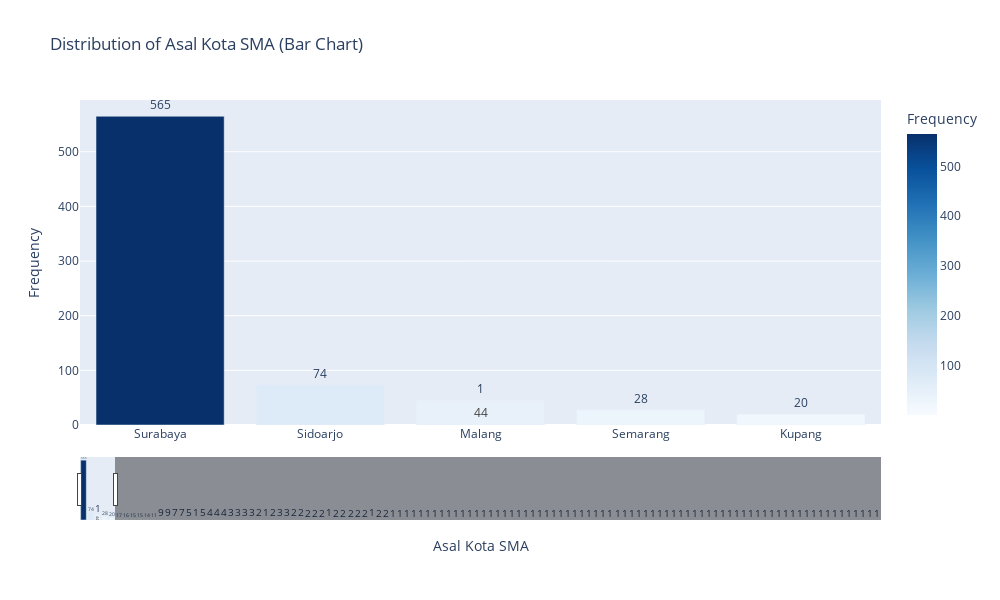

Notebook cell for this chart:
### Markdown cell above
### Distribusi Asal Kota SMA

### Code cell
plot_vertical_bar(demografi_df, "Asal Kota SMA")

### Figure 1 — Plotly figure (JSON) as saved in the notebook; plotly's stock layout.template omitted (floating-point values rounded to 4 significant figures)
{"data": [{"hovertemplate": "Asal Kota SMA=%{x}<br>Frequency=%{marker.color}<extra></extra>", "legendgroup": "", "marker": {"color": [565, 74, 44, 28, 20, 17, 16, 15, 15, 14, 11, 9, 9, 7, 7, 5, 5, 5, 4, 4, 4, 3, 3, 3, 3, 3, 3, 3, 3, 3, 3, 2, 2, 2, 2, 2, 2, 2, 2, 2, 2, 2, 2, 2, 2, 2, 2, 2, 1, 1, 1, 1, 1, 1, 1, 1, 1, 1, 1, 1, 1, 1, 1, 1, 1, 1, 1, 1, 1, 1, 1, 1, 1, 1, 1, 1, 1, 1, 1, 1, 1, 1, 1, 1, 1, 1, 1, 1, 1, 1, 1, 1, 1, 1, 1, 1, 1, 1, 1, 1, 1, 1, 1, 1, 1, 1, 1, 1, 1, 1, 1, 1, 1, 1, 1, 1, 1, 1, 1, 1, 1, 1, 1], "coloraxis": "coloraxis", "pattern": {"shape": ""}}, "name": "", "orientation": "v", "showlegend": false, "text": [565.0, 74.0, 44.0, 28.0, 20.0, 17.0, 16.0, 15.0, 15.0, 14.0, 11.0, 9.0, 9.0, 7.0, 7.0, 5.0, 5.0, 5.0, 4.0, 4.0, 4.0, 3.0, 3.0, 3.0, 3.0, 3.0, 3.0, 3.0, 3.0, 3.0, 3.0, 2.0, 2.0, 2.0, 2.0, 2.0, 2.0, 2.0, 2.0, 2.0, 2.0, 2.0, 2.0, 2.0, 2.0, 2.0, 2.0, 2.0, 1.0, 1.0, 1.0, 1.0, 1.0, 1.0, 1.0, 1.0, 1.0, 1.0, 1.0, 1.0, 1.0, 1.0, 1.0, 1.0, 1.0, 1.0, 1.0, 1.0, 1.0, 1.0, 1.0, 1.0, 1.0, 1.0, 1.0, 1.0, 1.0, 1.0, 1.0, 1.0, 1.0, 1.0, 1.0, 1.0, 1.0, 1.0, 1.0, 1.0, 1.0, 1.0, 1.0, 1.0, 1.0, 1.0, 1.0, 1.0, 1.0, 1.0, 1.0, 1.0, 1.0, 1.0, 1.0, 1.0, 1.0, 1.0, 1.0, 1.0, 1.0, 1.0, 1.0, 1.0, 1.0, 1.0, 1.0, 1.0, 1.0, 1.0, 1.0, 1.0, 1.0, 1.0, 1.0], "textposition": "outside", "type": "bar", "x": ["Surabaya", "Sidoarjo", "Malang", "Semarang", "Kupang", "Makassar", "Kediri", "Samarinda", "Jember", "Mojokerto", "Balikpapan", "Tarakan", "Denpasar", "Sorong", "Bali", "Maluku", "Solo", "Banyuwangi", "Ende", "Palangka Raya", "Madiun", "Mataram", "Surakarta", "Palu", "Jombang", "Gorontalo", "Jakarta", "Manokwari", "Not from Indonesia", "Bekasi", "Manado", "Manado", "Blitar", "Palembang", "Malinau", "Gresik", "Tulungagung", "Yogyakarta", "Ambon", "bali", "Luwuk", "Manokwari", "Gorontalo", "Banjarmasin", "Waikabubak", "Medan", "Blitar", "Lombok", "SUMBERLAWANG", "MALANG", "Timika, Papua", "Rantepao", "Pekanbaru", "Tanjungpinang", "malam", "Kupang (NTT)", "Sumbawa", "Sekadau", "Nanga Bulik", "Singaraja", "SMA Atambua", "lumajang", "BANJARMASIN", "Lumajang", "Bokondini", "Waikabubak", "SUKOHARJO", "Mataram, Lombok", "Probolinggo", "Malang", "Pare", "Kendari", "Lamongan", "SUMBAWA", "Gunungsitoli Idanoi", "Batam", "Tanjung selor", "probolinggo", "Sumba Barat", "PONTIANAK", "Tanggerang", "Batang Tarang", "Palopo", "Mimika", "Pematangsiantar", "Saparua kota", "Maha Bodhi", "Airmadidi", "Melawi, Kalimantan<br>Barat", "Solo", "Soe", "Jakarta", "Kraksaan — Kabupaten<br>Probolinggo", "Melawi", "Pasuruan", "Toraja", "Sumbawa Besar", "Pulau Burung", "Gido", "Kabupaten Nias", "Waingapu", "Kalimantan Utara<br>(Tanjung Selor)", "Pati", "Kudus", "Pontianak", "Bojonegoro", "Magelang", "Lampung", "Tulungagung", "SMA GKST 1 TENTENA", "denpasar", "badung", "Bangil", "Bondowoso", "Bandung", "Berau", "Boawae", "medan", "malang", "Sumba Barat daya", "Poso", "Tambolaka", "Tanjung Selor"], "xaxis": "x", "y": [565, 74, 44, 28, 20, 17, 16, 15, 15, 14, 11, 9, 9, 7, 7, 5, 5, 5, 4, 4, 4, 3, 3, 3, 3, 3, 3, 3, 3, 3, 3, 2, 2, 2, 2, 2, 2, 2, 2, 2, 2, 2, 2, 2, 2, 2, 2, 2, 1, 1, 1, 1, 1, 1, 1, 1, 1, 1, 1, 1, 1, 1, 1, 1, 1, 1, 1, 1, 1, 1, 1, 1, 1, 1, 1, 1, 1, 1, 1, 1, 1, 1, 1, 1, 1, 1, 1, 1, 1, 1, 1, 1, 1, 1, 1, 1, 1, 1, 1, 1, 1, 1, 1, 1, 1, 1, 1, 1, 1, 1, 1, 1, 1, 1, 1, 1, 1, 1, 1, 1, 1, 1, 1], "yaxis": "y"}], "layout": {"barmode": "relative", "coloraxis": {"colorbar": {"title": {"text": "Frequency"}}, "colorscale": [[0, "rgb(247,251,255)"], [0.125, "rgb(222,235,247)"], [0.25, "rgb(198,219,239)"], [0.375, "rgb(158,202,225)"], [0.5, "rgb(107,174,214)"], [0.625, "rgb(66,146,198)"], [0.75, "rgb(33,113,181)"], [0.875, "rgb(8,81,156)"], [1, "rgb(8,48,107)"]]}, "height": 600, "legend": {"tracegroupgap": 0}, "title": {"text": "Distribution of Asal Kota SMA (Bar Chart)"}, "width": 1000, "xaxis": {"anchor": "y", "categoryarray": ["Surabaya", "Sidoarjo", "Malang", "Semarang", "Kupang", "Makassar", "Kediri", "Samarinda", "Jember", "Mojokerto", "Balikpapan", "Tarakan", "Denpasar", "Sorong", "Bali", "Maluku", "Solo", "Banyuwangi", "Ende", "Palangka Raya", "Madiun", "Mataram", "Surakarta", "Palu", "Jombang", "Gorontalo", "Jakarta", "Manokwari", "Not from Indonesia", "Bekasi", "Manado", "Manado", "Blitar", "Palembang", "Malinau", "Gresik", "Tulungagung", "Yogyakarta", "Ambon", "bali", "Luwuk", "Manokwari", "Gorontalo", "Banjarmasin", "Waikabubak", "Medan", "Blitar", "Lombok", "SUMBERLAWANG", "MALANG", "Timika, Papua", "Rantepao", "Pekanbaru", "Tanjungpinang", "malam", "Kupang (NTT)", "Sumbawa", "Sekadau", "Nanga Bulik", "Singaraja", "SMA Atambua", "lumajang", "BANJARMASIN", "Lumajang", "Bokondini", "Waikabubak", "SUKOHARJO", "Mataram, Lombok", "Probolinggo", "Malang", "Pare", "Kendari", "Lamongan", "SUMBAWA", "Gunungsitoli Idanoi", "Batam", "Tanjung selor", "probolinggo", "Sumba Barat", "PONTIANAK", "Tanggerang", "Batang Tarang", "Palopo", "Mimika", "Pematangsiantar", "Saparua kota", "Maha Bodhi", "Airmadidi", "Melawi, Kalimantan<br>Barat", "Solo", "Soe", "Jakarta", "Kraksaan — Kabupaten<br>Probolinggo", "Melawi", "Pasuruan", "Toraja", "Sumbawa Besar", "Pulau Burung", "Gido", "Kabupaten Nias", "Waingapu", "Kalimantan Utara<br>(Tanjung Selor)", "Pati", "Kudus", "Pontianak", "Bojonegoro", "Magelang", "Lampung", "Tulungagung", "SMA GKST 1 TENTENA", "denpasar", "badung", "Bangil", "Bondowoso", "Bandung", "Berau", "Boawae", "medan", "malang", "Sumba Barat daya", "Poso", "Tambolaka", "Tanjung Selor"], "categoryorder": "array", "domain": [0, 1], "range": [-0.5, 4.5], "rangeslider": {"visible": true}, "title": {"text": "Asal Kota SMA"}, "type": "category"}, "yaxis": {"anchor": "x", "domain": [0, 1], "title": {"text": "Frequency"}}}}
